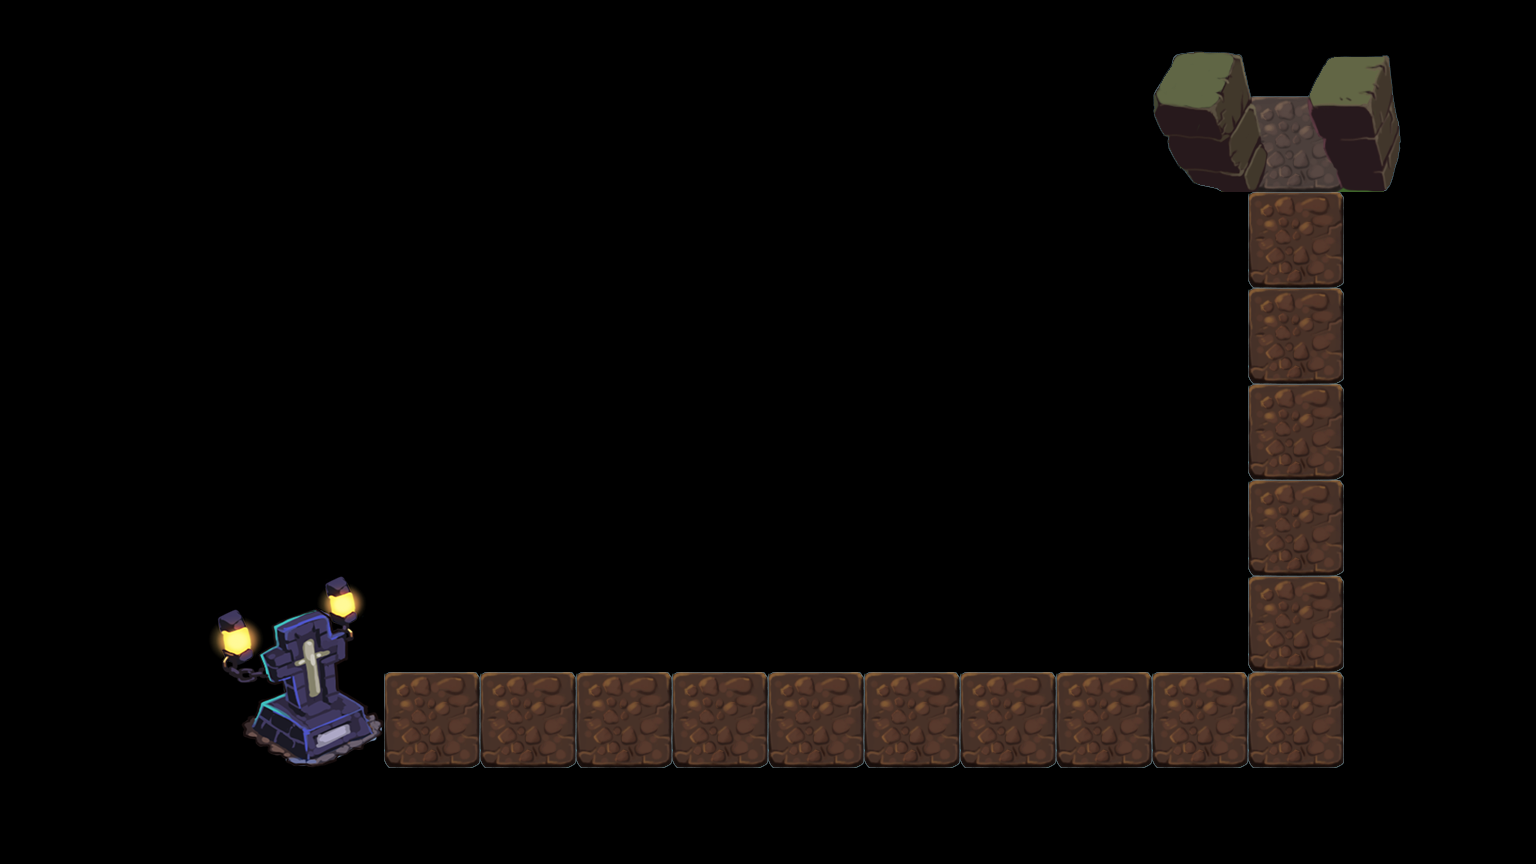

This game map was drawn from its Tiled (.tmx) file and the tilesets committed beside it. A one-line description and the trimmed map source follow:
An orthogonal 16x9 tile map with 96x96 px tiles, 1 tile layer (bg) and 3 objects (0, 1, 2).

<map version="1.0" orientation="orthogonal" renderorder="left-up" width="16" height="9" tilewidth="96" tileheight="96" nextobjectid="7">
 <tileset firstgid="1" name="tiles" tilewidth="96" tileheight="96">
  <image source="tiles.png" width="768" height="576" />
  <tile id="23">
   <properties>
    <property name="canTouch" value="1" />
   </properties>
  </tile>
 </tileset>
 <layer name="bg" width="16" height="9">
  <data>[144 cells, 144 non-empty, 12 distinct tile ids]</data>
 </layer>
 <objectgroup name="obj">
  <object id="4" name="0" x="1311.22" y="157.978" height="3.94945" />
  <object id="5" name="1" x="1287.52" y="722.749" />
  <object id="6" name="2" x="426.54" y="726.698" />
 </objectgroup>
</map>
